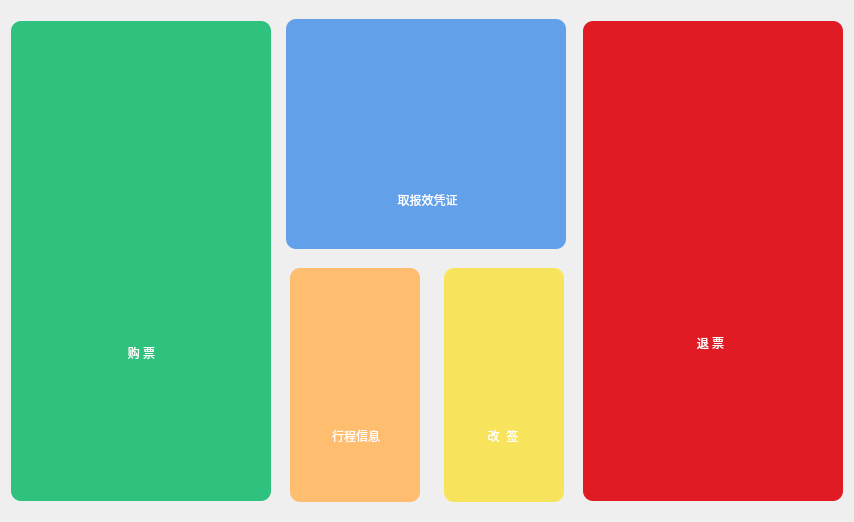
        <widget class="QWidget" name="page_main">
         <layout class="QHBoxLayout" name="horizontalLayout_3">
          <item>
           <widget class="QFrame" name="frame_left">
            <property name="sizePolicy">
             <sizepolicy hsizetype="Preferred" vsizetype="Preferred">
              <horstretch>0</horstretch>
              <verstretch>0</verstretch>
             </sizepolicy>
            </property>
            <property name="minimumSize">
             <size>
              <width>260</width>
              <height>480</height>
             </size>
            </property>
            <property name="maximumSize">
             <size>
              <width>260</width>
              <height>480</height>
             </size>
            </property>
            <property name="styleSheet">
             <string notr="true">#frame_left{
	border:none;
	border-radius:10px;
	background-color: rgb(46, 194, 126);
}
QPushButton{
	border:none;
	background-color: rgba(255, 255, 255,0);
	color: rgb(255, 255, 255);
	
	font: 32pt &quot;cmr10&quot;;
}
</string>
            </property>
            <property name="frameShape">
             <enum>QFrame::StyledPanel</enum>
            </property>
            <property name="frameShadow">
             <enum>QFrame::Raised</enum>
            </property>
            <widget class="QPushButton" name="Button_buy_icon">
             <property name="geometry">
              <rect>
               <x>0</x>
               <y>0</y>
               <width>261</width>
               <height>451</height>
              </rect>
             </property>
             <property name="sizePolicy">
              <sizepolicy hsizetype="Minimum" vsizetype="Fixed">
               <horstretch>0</horstretch>
               <verstretch>2</verstretch>
              </sizepolicy>
             </property>
             <property name="styleSheet">
              <string notr="true">QPushButton:pressed{
	padding-top:3px;
	padding-left:3px;
}</string>
             </property>
             <property name="text">
              <string/>
             </property>
             <property name="icon">
              <iconset resource="svg.qrc">
               <normaloff>:/src/ICONS/buy.svg</normaloff>:/src/ICONS/buy.svg</iconset>
             </property>
             <property name="iconSize">
              <size>
               <width>120</width>
               <height>120</height>
              </size>
             </property>
            </widget>
            <widget class="QPushButton" name="Button_buy_infor">
             <property name="geometry">
              <rect>
               <x>80</x>
               <y>300</y>
               <width>101</width>
               <height>63</height>
              </rect>
             </property>
             <property name="sizePolicy">
              <sizepolicy hsizetype="Minimum" vsizetype="Fixed">
               <horstretch>0</horstretch>
               <verstretch>1</verstretch>
              </sizepolicy>
             </property>
             <property name="text">
              <string>购 票</string>
             </property>
            </widget>
           </widget>
          </item>
          <item>
           <widget class="QFrame" name="frame_middle">
            <property name="sizePolicy">
             <sizepolicy hsizetype="Preferred" vsizetype="Preferred">
              <horstretch>1</horstretch>
              <verstretch>0</verstretch>
             </sizepolicy>
            </property>
            <property name="minimumSize">
             <size>
              <width>300</width>
              <height>500</height>
             </size>
            </property>
            <property name="maximumSize">
             <size>
              <width>300</width>
              <height>500</height>
             </size>
            </property>
            <property name="styleSheet">
             <string notr="true">#frame_middle{
	border:none;
}</string>
            </property>
            <property name="frameShape">
             <enum>QFrame::StyledPanel</enum>
            </property>
            <property name="frameShadow">
             <enum>QFrame::Raised</enum>
            </property>
            <layout class="QVBoxLayout" name="verticalLayout_2">
             <property name="topMargin">
              <number>0</number>
             </property>
             <property name="bottomMargin">
              <number>0</number>
             </property>
             <item>
              <widget class="QFrame" name="frame_middle_top">
               <property name="minimumSize">
                <size>
                 <width>280</width>
                 <height>230</height>
                </size>
               </property>
               <property name="maximumSize">
                <size>
                 <width>280</width>
                 <height>230</height>
                </size>
               </property>
               <property name="styleSheet">
                <string notr="true">#frame_middle_top{
	border-radius:10px;
	background-color: rgb(98, 160, 234);
}
QPushButton{
	border:none;
	
	color: rgb(255, 255, 255);
	font: 22pt &quot;cmr10&quot;;
	background-color: rgba(255, 255, 255,0);
}</string>
               </property>
               <property name="frameShape">
                <enum>QFrame::StyledPanel</enum>
               </property>
               <property name="frameShadow">
                <enum>QFrame::Raised</enum>
               </property>
               <widget class="QPushButton" name="Button_get_icon">
                <property name="geometry">
                 <rect>
                  <x>-1</x>
                  <y>10</y>
                  <width>281</width>
                  <height>201</height>
                 </rect>
                </property>
                <property name="styleSheet">
                 <string notr="true">QPushButton:pressed{
	padding-top:3px;
	padding-left:3px;
}</string>
                </property>
                <property name="text">
                 <string/>
                </property>
                <property name="icon">
                 <iconset resource="svg.qrc">
                  <normaloff>:/src/ICONS/ticket.svg</normaloff>:/src/ICONS/ticket.svg</iconset>
                </property>
                <property name="iconSize">
                 <size>
                  <width>90</width>
                  <height>90</height>
                 </size>
                </property>
               </widget>
               <widget class="QPushButton" name="Button_get_infor">
                <property name="geometry">
                 <rect>
                  <x>69</x>
                  <y>159</y>
                  <width>145</width>
                  <height>43</height>
                 </rect>
                </property>
                <property name="text">
                 <string>取报效凭证</string>
                </property>
               </widget>
              </widget>
             </item>
             <item>
              <widget class="QFrame" name="frame_middle_bottom">
               <property name="minimumSize">
                <size>
                 <width>0</width>
                 <height>240</height>
                </size>
               </property>
               <property name="maximumSize">
                <size>
                 <width>16777215</width>
                 <height>230</height>
                </size>
               </property>
               <property name="styleSheet">
                <string notr="true">#frame_middle_bottom{
	border:none;
}</string>
               </property>
               <property name="frameShape">
                <enum>QFrame::StyledPanel</enum>
               </property>
               <property name="frameShadow">
                <enum>QFrame::Raised</enum>
               </property>
               <layout class="QHBoxLayout" name="horizontalLayout_5">
                <property name="spacing">
                 <number>20</number>
                </property>
                <property name="leftMargin">
                 <number>0</number>
                </property>
                <property name="topMargin">
                 <number>0</number>
                </property>
                <property name="rightMargin">
                 <number>0</number>
                </property>
                <property name="bottomMargin">
                 <number>6</number>
                </property>
                <item>
                 <widget class="QFrame" name="frame_middle_bottom_left">
                  <property name="minimumSize">
                   <size>
                    <width>120</width>
                    <height>0</height>
                   </size>
                  </property>
                  <property name="maximumSize">
                   <size>
                    <width>130</width>
                    <height>16777215</height>
                   </size>
                  </property>
                  <property name="styleSheet">
                   <string notr="true">#frame_middle_bottom_left{
	border:none;
	border-radius:10px;
	
	background-color: rgb(255, 190, 111);
}

QPushButton{
	border:none;
	font: 18pt &quot;cmr10&quot;;
	background-color: rgba(255, 255, 255,0);
	color: rgb(255, 255, 255);
}</string>
                  </property>
                  <property name="frameShape">
                   <enum>QFrame::StyledPanel</enum>
                  </property>
                  <property name="frameShadow">
                   <enum>QFrame::Raised</enum>
                  </property>
                  <widget class="QPushButton" name="Button_message_icon">
                   <property name="geometry">
                    <rect>
                     <x>-1</x>
                     <y>10</y>
                     <width>131</width>
                     <height>191</height>
                    </rect>
                   </property>
                   <property name="styleSheet">
                    <string notr="true">QPushButton:pressed{
	padding-top:3px;
	padding-left:3px;
}</string>
                   </property>
                   <property name="text">
                    <string/>
                   </property>
                   <property name="icon">
                    <iconset resource="svg.qrc">
                     <normaloff>:/src/ICONS/message.svg</normaloff>:/src/ICONS/message.svg</iconset>
                   </property>
                   <property name="iconSize">
                    <size>
                     <width>80</width>
                     <height>80</height>
                    </size>
                   </property>
                  </widget>
                  <widget class="QPushButton" name="Button_message_infor">
                   <property name="geometry">
                    <rect>
                     <x>18</x>
                     <y>150</y>
                     <width>96</width>
                     <height>35</height>
                    </rect>
                   </property>
                   <property name="text">
                    <string>行程信息</string>
                   </property>
                  </widget>
                 </widget>
                </item>
                <item>
                 <widget class="QFrame" name="frame_middle_bottom_right">
                  <property name="minimumSize">
                   <size>
                    <width>120</width>
                    <height>0</height>
                   </size>
                  </property>
                  <property name="maximumSize">
                   <size>
                    <width>120</width>
                    <height>16777215</height>
                   </size>
                  </property>
                  <property name="styleSheet">
                   <string notr="true">#frame_middle_bottom_right{
	border:none;
	border-radius:10px;
	
	background-color: rgb(248, 228, 92);
}

QPushButton{
	border:none;
	font: 18pt &quot;cmr10&quot;;
	background-color: rgba(255, 255, 255,0);
	color: rgb(255, 255, 255);
}</string>
                  </property>
                  <property name="frameShape">
                   <enum>QFrame::StyledPanel</enum>
                  </property>
                  <property name="frameShadow">
                   <enum>QFrame::Raised</enum>
                  </property>
                  <widget class="QPushButton" name="Button_change_icon">
                   <property name="geometry">
                    <rect>
                     <x>-1</x>
                     <y>10</y>
                     <width>121</width>
                     <height>191</height>
                    </rect>
                   </property>
                   <property name="styleSheet">
                    <string notr="true">QPushButton:pressed{
	padding-top:3px;
	padding-left:3px;
}</string>
                   </property>
                   <property name="text">
                    <string/>
                   </property>
                   <property name="icon">
                    <iconset resource="svg.qrc">
                     <normaloff>:/src/ICONS/change.svg</normaloff>:/src/ICONS/change.svg</iconset>
                   </property>
                   <property name="iconSize">
                    <size>
                     <width>80</width>
                     <height>80</height>
                    </size>
                   </property>
                  </widget>
                  <widget class="QPushButton" name="Button_change_infor">
                   <property name="geometry">
                    <rect>
                     <x>27</x>
                     <y>150</y>
                     <width>64</width>
                     <height>35</height>
                    </rect>
                   </property>
                   <property name="text">
                    <string>改  签</string>
                   </property>
                  </widget>
                 </widget>
                </item>
               </layout>
              </widget>
             </item>
            </layout>
           </widget>
          </item>
          <item>
           <widget class="QFrame" name="frame_right">
            <property name="sizePolicy">
             <sizepolicy hsizetype="Preferred" vsizetype="Preferred">
              <horstretch>0</horstretch>
              <verstretch>0</verstretch>
             </sizepolicy>
            </property>
            <property name="minimumSize">
             <size>
              <width>260</width>
              <height>480</height>
             </size>
            </property>
            <property name="maximumSize">
             <size>
              <width>260</width>
              <height>480</height>
             </size>
            </property>
            <property name="styleSheet">
             <string notr="true">#frame_right{
	border:none;
	border-radius:10px;
	background-color: rgb(224, 27, 36);
}
QPushButton{
	border:none;
	background-color: rgba(255, 255, 255,0);
	color: rgb(255, 255, 255);
	
	font: 32pt &quot;cmr10&quot;;
}
</string>
            </property>
            <property name="frameShape">
             <enum>QFrame::StyledPanel</enum>
            </property>
            <property name="frameShadow">
             <enum>QFrame::Raised</enum>
            </property>
            <widget class="QPushButton" name="Button_reverse_icon">
             <property name="geometry">
              <rect>
               <x>9</x>
               <y>0</y>
               <width>251</width>
               <height>451</height>
              </rect>
             </property>
             <property name="sizePolicy">
              <sizepolicy hsizetype="Minimum" vsizetype="Fixed">
               <horstretch>0</horstretch>
               <verstretch>2</verstretch>
              </sizepolicy>
             </property>
             <property name="styleSheet">
              <string notr="true">QPushButton:pressed{
	padding-top:3px;
	padding-left:3px;
}</string>
             </property>
             <property name="text">
              <string/>
             </property>
             <property name="icon">
              <iconset resource="svg.qrc">
               <normaloff>:/src/ICONS/reverse.svg</normaloff>:/src/ICONS/reverse.svg</iconset>
             </property>
             <property name="iconSize">
              <size>
               <width>120</width>
               <height>120</height>
              </size>
             </property>
            </widget>
            <widget class="QPushButton" name="Button_reverse_infor">
             <property name="geometry">
              <rect>
               <x>77</x>
               <y>290</y>
               <width>101</width>
               <height>63</height>
              </rect>
             </property>
             <property name="sizePolicy">
              <sizepolicy hsizetype="Minimum" vsizetype="Fixed">
               <horstretch>0</horstretch>
               <verstretch>1</verstretch>
              </sizepolicy>
             </property>
             <property name="text">
              <string>退 票</string>
             </property>
            </widget>
           </widget>
          </item>
         </layout>
        </widget>
